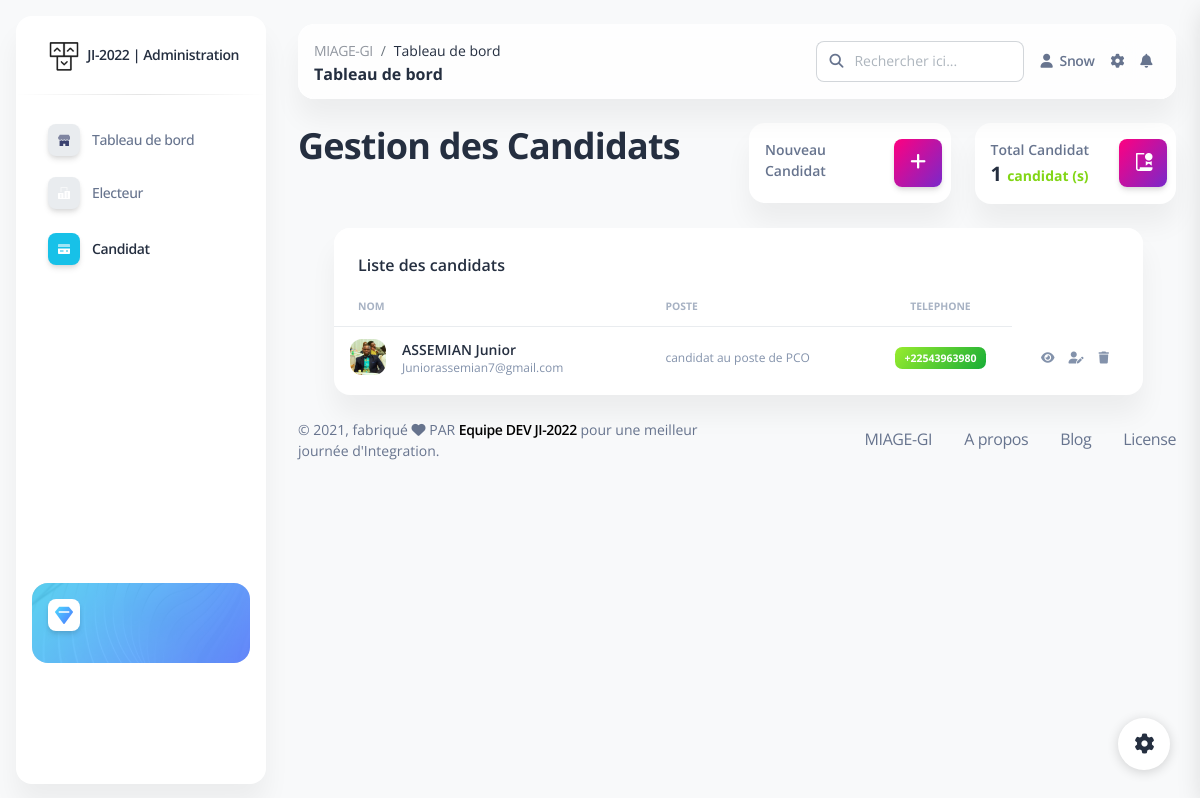
The page /admin/candidat.php (signed in) on the database as committed earlier.
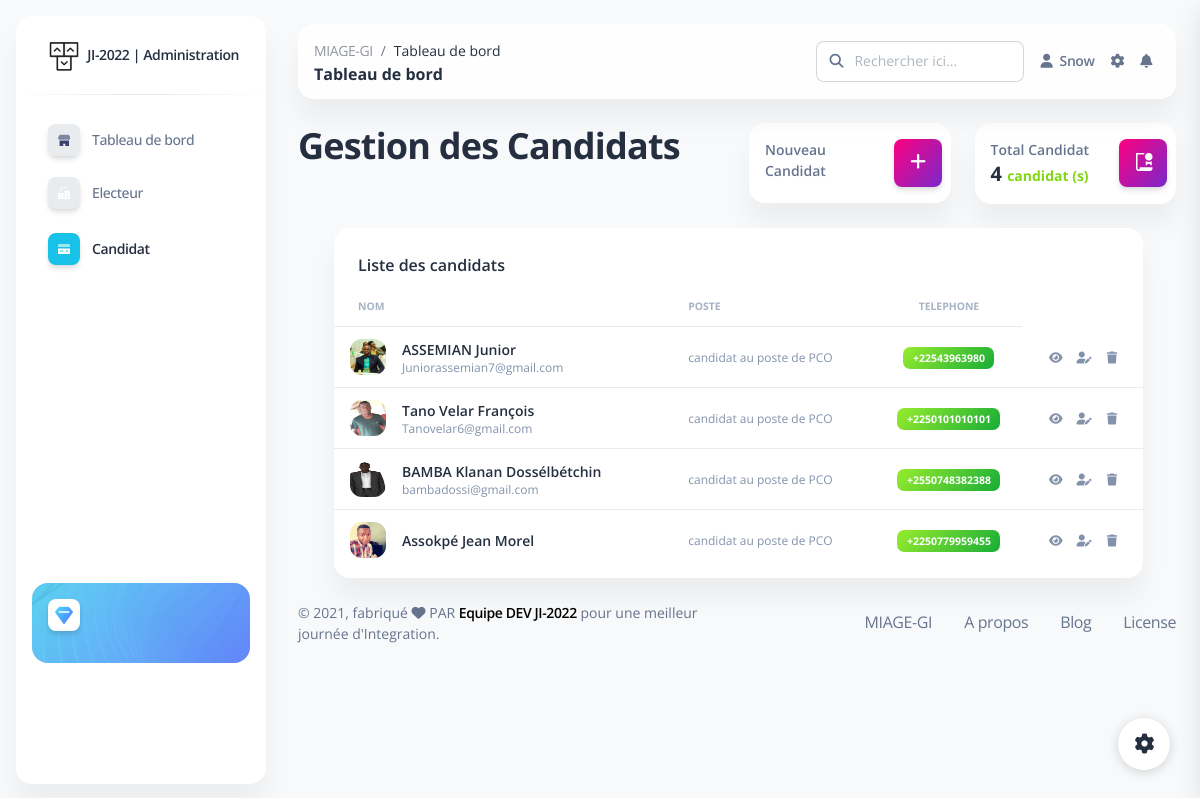
The same page on the database as committed later.
### tables this page shows
CREATE TABLE IF NOT EXISTS `candidat` (
  `id` int(11) NOT NULL AUTO_INCREMENT,
  `name` varchar(100) NOT NULL,
  `lastname` varchar(100) NOT NULL,
  `gender` char(1) NOT NULL,
  `email` varchar(100) NOT NULL,
  `phone` varchar(255) NOT NULL,
  `description` text NOT NULL,
  `theme` varchar(255) NOT NULL,
  `photo` varchar(255) NOT NULL,
  PRIMARY KEY (`id`)
);

### admin/candidat.php (the view, shortened to what this page needs)
<?php
include 'backend/save.php';
require_once 'backend/security.php'; ?>
<!DOCTYPE html>
<html lang="fr">
<head>
    <link href="assets/css/nucleo-icons.css" rel="stylesheet" />
    <link href="assets/css/nucleo-svg.css" rel="stylesheet" />
    <link href="assets/css/nucleo-svg.css" rel="stylesheet" />
    <link id="pagestyle" href="assets/css/soft-ui-dashboard.css?v=1.0.2" rel="stylesheet" />
</head>
<body class="g-sidenav-show   bg-gray-100">
    <aside class="sidenav navbar navbar-vertical navbar-expand-xs border-0 border-radius-xl my-3 fixed-left ms-3 bg-white" id="sidenav-main" data-color="info">
        <div class="sidenav-header">
            <a class="navbar-brand m-0" href="index.php">
                <img src="assets/img/logo-ct.png" class="navbar-brand-img h-100" alt="...">
                <span class="ms-1 font-weight-bold">JI-2022 | Administration</span>
            </a>
        </div>
        <hr class="horizontal dark mt-0">
        <div class="collapse navbar-collapse  w-auto" id="sidenav-collapse-main">
            <ul class="navbar-nav">
                <li class="nav-item">
                    <a class="nav-link  " href="index.php">
                        <div class="icon icon-shape icon-sm shadow border-radius-md bg-white text-center me-2 d-flex align-items-center justify-content-center">
                        </div>
                        <span class="nav-link-text ms-1">Tableau de bord</span>
                    </a>
                </li>
                <a class="nav-link  " href="electeur.php">
                    <div class="icon icon-shape icon-sm shadow border-radius-md bg-white text-center me-2 d-flex align-items-center justify-content-center">
                    </div>
                    <span class="nav-link-text ms-1">Electeur</span>
                </a>
                <li class="nav-item">
                    <a class="nav-link  active" href="candidat.php">
                        <div class="icon icon-shape icon-sm shadow border-radius-md bg-white text-center me-2 d-flex align-items-center justify-content-center">
                        </div>
                        <span class="nav-link-text ms-1">Candidat</span>
                    </a>
                </li>
            </ul>
        </div>
        <div class="sidenav-footer mx-3 mt-3 pt-3">
            <div class="card card-background shadow-none card-background-mask-info" id="sidenavCard">
                <div class="full-background" style="background-image: url('assets/img/curved-images/white-curved.jpeg')"></div>
                <div class="card-body text-left p-3 w-100">
                    <div class="icon icon-shape icon-sm bg-white shadow text-center mb-3 d-flex align-items-center justify-content-center border-radius-md">
                        <i class="ni ni-diamond text-gradient text-lg top-0 text-info" aria-hidden="true" id="sidenavCardIcon"></i>
                    </div>
                </div>
            </div>
        </div>
    </aside>
    <main class="main-content mt-1 border-radius-lg">
        <nav class="navbar navbar-main navbar-expand-lg px-0 mx-4 shadow-none border-radius-xl position-sticky blur shadow-blur mt-4 left-auto top-1 z-index-sticky" id="navbarBlur" navbar-scroll="true">
            <div class="container-fluid py-1 px-3">
                <nav aria-label="breadcrumb">
                    <ol class="breadcrumb bg-transparent mb-0 pb-0 pt-1 px-0 me-sm-6 me-5">
                        <li class="breadcrumb-item text-sm"><a class="opacity-5 text-dark" href="javascript:;">MIAGE-GI</a></li>
                        <li class="breadcrumb-item text-sm text-dark active" aria-current="page">Tableau de bord</li>
                    </ol>
                    <h6 class="font-weight-bolder mb-0">Tableau de bord</h6>
                </nav>
                <div class="collapse navbar-collapse mt-sm-0 mt-2 me-md-0 me-sm-4" id="navbar">
                    <div class="ms-md-auto pe-md-3 d-flex align-items-center">
                        <div class="input-group">
                            <span class="input-group-text text-body"><i class="fas fa-search" aria-hidden="true"></i></span>
                            <input type="text" class="form-control" placeholder="Rechercher ici...">
                        </div>
                    </div>
                    <ul class="navbar-nav  justify-content-end">
                        <li class="nav-item d-flex align-items-center">
                            <a href="javascript:;" class="nav-link text-body font-weight-bold px-0">
                                <i class="fa fa-user me-sm-1" aria-hidden="true"></i>
                                <span class="d-sm-inline d-none"> <?= $_SESSION['NOM']; ?></span>
                            </a>
                        </li>
                        <li class="nav-item px-3 d-flex align-items-center">
                            <a href="javascript:;" class="nav-link text-body p-0">
                                <i class="fa fa-cog fixed-plugin-button-nav cursor-pointer" aria-hidden="true"></i>
                            </a>
                        </li>
                        <li class="nav-item dropdown pe-2 d-flex align-items-center">
                            <a href="javascript:;" class="nav-link text-body p-0" id="dropdownMenuButton" data-bs-toggle="dropdown" aria-expanded="false">
                                <i class="fa fa-bell cursor-pointer" aria-hidden="true"></i>
                            </a>
                        </li>
                    </ul>
                </div>
            </div>
        </nav>
        <div class="container-fluid py-4">
            <div class="row">
                <div class="col-sm-6">
                    <h2>Gestion des <b>Candidats</b></h2>
                </div>
                <div class="col-xl-3 col-sm-6">
                    <div class="card">
                        <div class="card-body p-3">
                            <div class="row">
                                <div class="col-8">
                                    <div class="numbers">
                                        <p class="text-sm mb-0 text-capitalize font-weight-bold">Nouveau Candidat</p>
                                    </div>
                                </div>
                                <div class="col-4 text-end">
                                    <div class="icon icon-shape bg-gradient-primary shadow text-center border-radius-md">
                                        <a type="button" class="hidden" data-bs-toggle="modal" data-bs-target="#exampleModal">
                                            <i class="fa fa-plus text-lg opacity-10" aria-hidden="true"> </i></a>
                                    </div>
                                </div>
                            </div>
                        </div>
                    </div>
                </div>
                <div class="col-xl-3 col-sm-6">
                    <div class="card">
                        <div class="card-body p-3">
                            <div class="row">
                                <div class="col-8">
                                    <div class="numbers">
                                        <p class="text-sm mb-0 text-capitalize font-weight-bold">Total candidat</p>
                                        <h5 class="font-weight-bolder mb-0">
                                            <?php
                                            $ret = mysqli_query($conn, "select * from candidat");
                                            $cnt = 0;
                                            $row = mysqli_num_rows($ret);
                                            if ($row > 0) {
                                                while ($row = mysqli_fetch_array($ret)) {
                                                    $cnt = $cnt + 1;
                                                }
                                            }  ?> <?= $cnt; ?>
                                            <span class="text-success text-sm font-weight-bolder">candidat (s)</span>
                                        </h5>
                                    </div>
                                </div>
                                <div class="col-4 text-end">
                                    <div class="icon icon-shape bg-gradient-primary shadow text-center border-radius-md">
                                        <i class="ni ni-paper-diploma text-lg opacity-10" aria-hidden="true"></i>
                                    </div>
                                </div>
                            </div>
                        </div>
                    </div>
                </div>
            </div>
        </div>
        <div class="row ms-5 w-90">
            <div class="col-12">
                <div class="card mb-4">
                    <div class="card-header pb-0">
                        <h6>Liste des candidats</h6>
                    </div>
                    <div class="card-body px-0 pt-0 pb-2">
                        <div class="table-responsive p-0">
                            <table class="table align-items-center mb-0">
                                <thead>
                                    <tr>
                                        <th class="text-uppercase text-secondary text-xxs font-weight-bolder opacity-7">
                                            NOM</th>
                                        <th class="text-uppercase text-secondary text-xxs font-weight-bolder opacity-7 ps-2">
                                            POSTE</th>
                                        <th class="text-center text-uppercase text-secondary text-xxs font-weight-bolder opacity-7">
                                            TELEPHONE</th>
                                    </tr>
                                </thead>
                                <tbody>
                                    <?php
                                    $ret = mysqli_query($conn, "select * from candidat");
                                    $row = mysqli_num_rows($ret);
                                    if ($row > 0) {
                                        while ($row = mysqli_fetch_array($ret)) {
                                    ?>
                                            <tr>
                                                <td>
                                                    <div class="d-flex px-2 py-1">
                                                        <div>
                                                            <img src="assets/uploads/picture/<?php echo $row['photo']; ?>" class="avatar avatar-sm me-3">
                                                        </div>
                                                        <div class="d-flex flex-column justify-content-center">
                                                            <h6 class="mb-0 text-sm"><?php echo $row['name']; ?>
                                                                <?php echo $row['lastname']; ?></h6>
                                                            <p class="text-xs text-secondary mb-0">
                                                                <?php echo $row['email']; ?>
                                                            </p>
                                                        </div>
                                                    </div>
                                                </td>
                                                <td>
                                                    <p class="text-xs font-weight-bold mb-0">
                                                    <p class="text-xs text-secondary mb-0"> candidat au poste de PCO
                                                    </p>
                                                </td>
                                                <td class="align-middle text-center text-sm">
                                                    <span class="badge badge-sm bg-gradient-success"><?php echo $row['phone']; ?></span>
                                                </td>
                                                <td class="align-middle text-center">
                                                </td>
                                                <td class="align-middle">
                                                    <a href="#" class="text-secondary font-weight-bold text-xs" data-toggle="tooltip" data-original-title="Edit user">
                                                        <i class="fas fa-eye"></i>&emsp;
                                                    </a>
                                                    <span href="#" class="text-secondary font-weight-bold text-xs" data-toggle="tooltip" data-original-title="Edit user">
                                                        <i class="fas fa-user-edit" type="button" data-bs-toggle="modal" data-bs-target="#exampleModal"></i>&emsp;
                                                    </span>
                                                    <a href="backend/suprimercandidat.php?idF=<?php echo $row['id'] ?>" onclick="return confirm('Voulez vous vraiment le suprimer ?');" class="text-secondary font-weight-bold text-xs" data-toggle="tooltip" data-original-title="Edit user">
                                                        <i class="fas fa-trash"></i>
                                                    </a>
                                                </td>
                                            </tr>
                                        <?php
                                        }
                                    } ?>
                                </tbody>
                            </table>
                        </div>
                    </div>
                </div>
            </div>
        </div>
        <div class="container-fluid">
            <div class="row align-items-center justify-content-lg-between">
                <div class="col-lg-6 mb-lg-0 mb-4">
                    <div class="copyright text-center text-sm text-muted text-lg-left">
                        © ,
                        fabriqué <i class="fa fa-heart"></i> PAR
                        <a href="https://www.creative-tim.com" class="font-weight-bold" target="_blank">Equipe DEV JI-2022</a>
                        pour une meilleur journée d'Integration.
                    </div>
                </div>
                <div class="col-lg-6">
                    <ul class="nav nav-footer justify-content-center justify-content-lg-end">
                        <li class="nav-item">
                            <a href="https://www.creative-tim.com" class="nav-link text-muted" target="_blank">MIAGE-GI</a>
                        </li>
                        <li class="nav-item">
                            <a href="https://www.creative-tim.com/presentation" class="nav-link text-muted" target="_blank">A propos</a>
                        </li>
                        <li class="nav-item">
                            <a href="http://blog.creative-tim.com" class="nav-link text-muted" target="_blank">Blog</a>
                        </li>
                        <li class="nav-item">
                            <a href="https://www.creative-tim.com/license" class="nav-link pe-0 text-muted" target="_blank">License</a>
                        </li>
                    </ul>
                </div>
            </div>
        </div>
    </main>
    <div class="fixed-plugin">
        <a class="fixed-plugin-button text-dark position-fixed px-3 py-2">
            <i class="fa fa-cog py-2"> </i>
        </a>
    </div>
</body>
</html>

### admin/assets/css/nucleo-svg.css (style rules this page uses)
.icon { display: inline-block; color: #111111; height: 1em; width: 1em; }
.icon-sm { height: 0.8em; width: 0.8em; }
.icon { fill: currentColor; stroke: none; }

Rows that differ between the two databases and show on the page:
added candidat: photo (picture), name "Tano", lastname "Velar François", email "Tanovelar6@gmail.com", phone "+2250101010101"
added candidat: photo (picture), name "BAMBA", lastname "Klanan Dossélbétchin", email "bambadossi@gmail.com", phone "+2550748382388"
added candidat: photo (picture), name "Assokpé", lastname "Jean Morel", phone "+2250779959455"
Other text that changed with them:
$cnt: "1" → "4"
